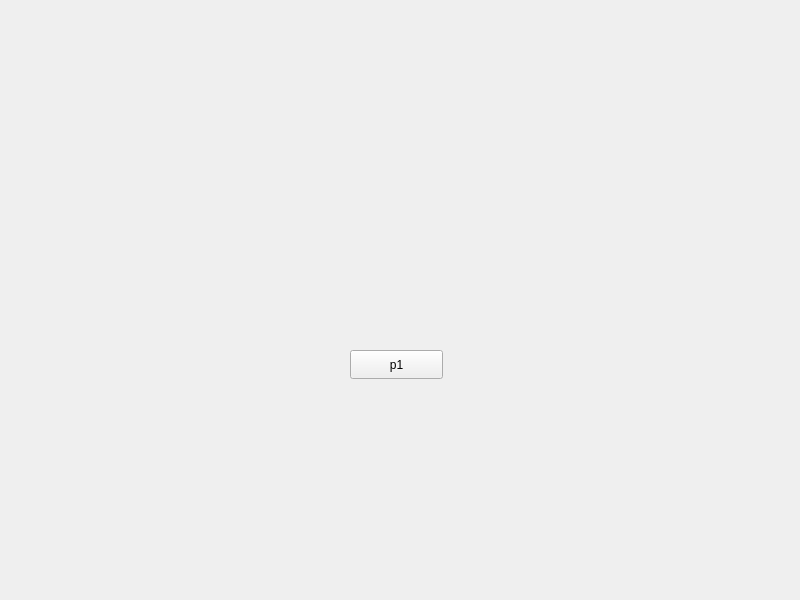
<?xml version="1.0" encoding="UTF-8"?>
<ui version="4.0">
 <class>LogWindow</class>
 <widget class="QMainWindow" name="LogWindow">
  <property name="geometry">
   <rect>
    <x>0</x>
    <y>0</y>
    <width>800</width>
    <height>600</height>
   </rect>
  </property>
  <property name="windowTitle">
   <string>LogWindow</string>
  </property>
  <widget class="QWidget" name="centralwidget">
   <widget class="QPushButton" name="p1">
    <property name="geometry">
     <rect>
      <x>350</x>
      <y>350</y>
      <width>93</width>
      <height>29</height>
     </rect>
    </property>
    <property name="text">
     <string>p1</string>
    </property>
   </widget>
  </widget>
 </widget>
 <resources/>
 <connections/>
</ui>
